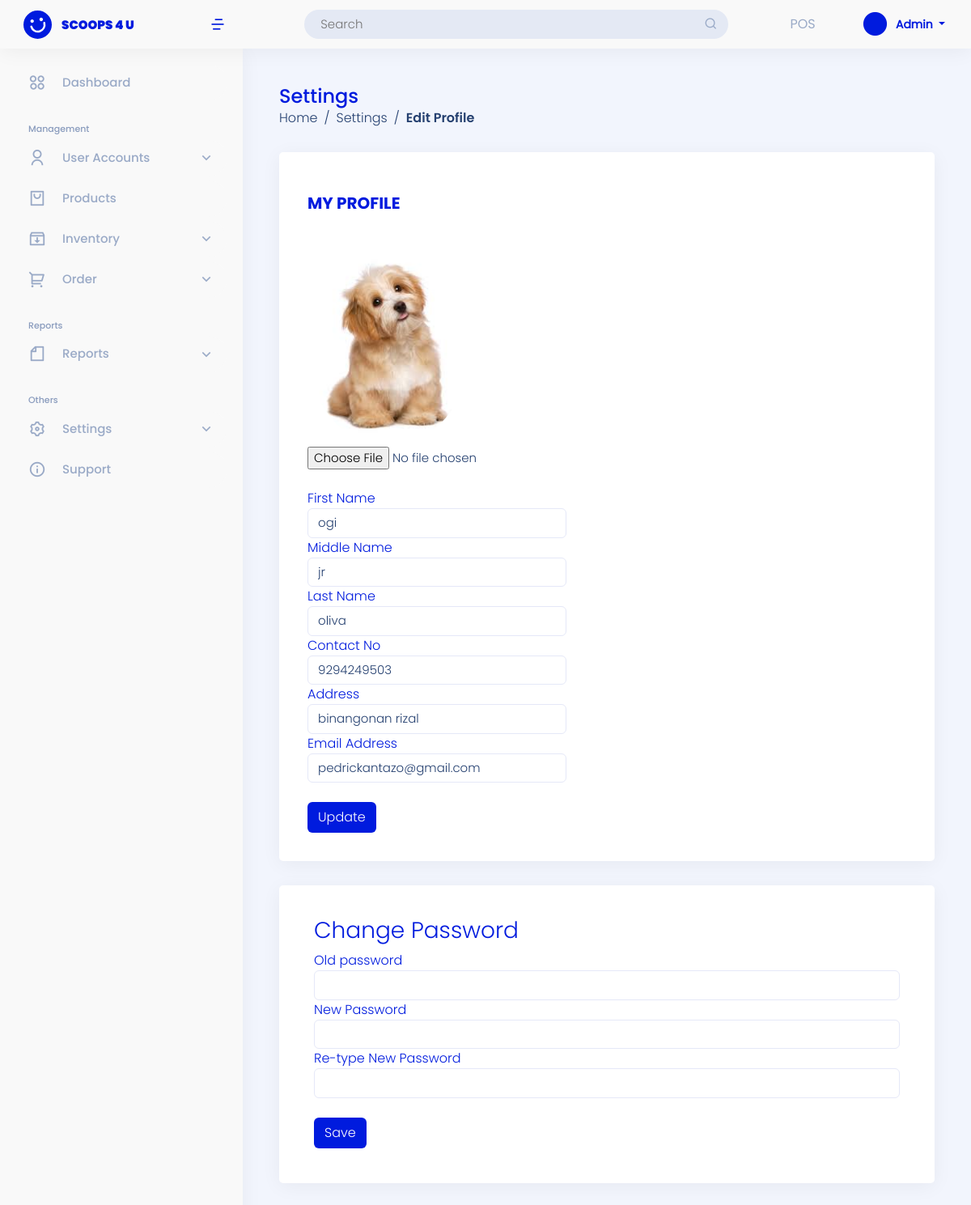
Before: /user-site/settings_profile/ (signed in) with the older database file.
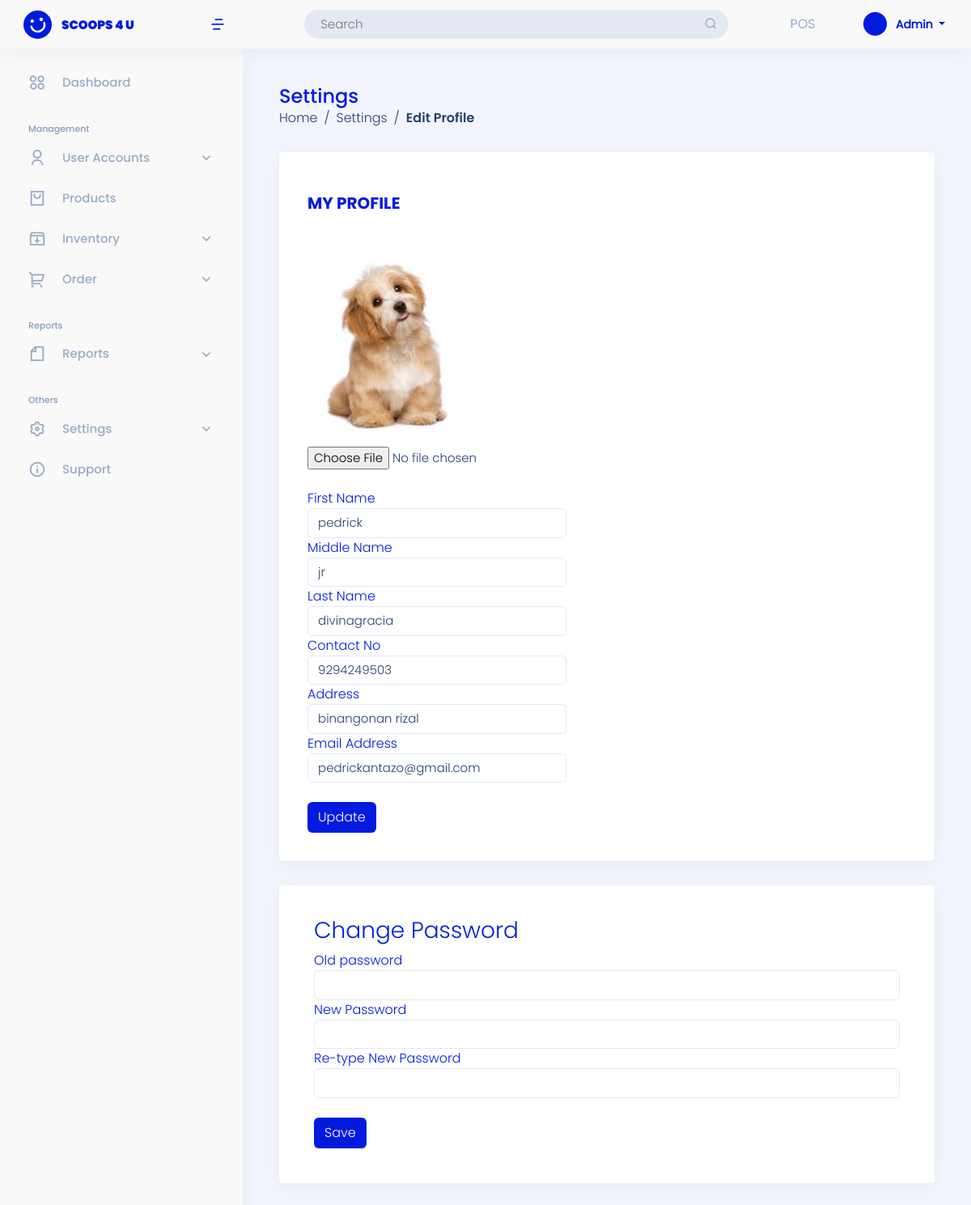
After: the same page with the newer database file.
### landing_page/models.py (models this page shows)
class User(AbstractUser):
    ROLE = ((" "," "),("admin","admin"),("staff","staff"),("reseller","reseller"),("rider","rider"))
    role = models.CharField(max_length=50, null=True, default=False, choices=ROLE)

### admin_site/models.py (models this page shows, shortened)
class Profile(models.Model):
    list_user = models.CharField(max_length=100, null=False, verbose_name="List User")
    profile_fname = models.CharField(max_length=250, null=False, verbose_name="First Name")
    profile_mname = models.CharField(max_length=250,  null=False, verbose_name="Middle Name")
    profile_lname = models.CharField(max_length=250, null=False, verbose_name="Last Name")
    profile_cnumber = models.BigIntegerField( null=False, verbose_name="Contact Number")
    profile_address = models.TextField(null=False, verbose_name="Address")
    profile_email = models.CharField( max_length=100, null=False, verbose_name="Email Address")
    profile_pic =models.ImageField( upload_to=image_path,null=True, verbose_name='Profile Pic')

### admin_site/views.py (the view)
# urls.py: path('settings_profile/', views.settings_profile, name='settings_profile'),
def settings_profile(request):
    list_profile = Profile.objects.filter(list_user = request.user)
    context={
        'list_profile':list_profile
    }
    return render(request,'admin_site/profile/settings_profile.html', context)

### templates/admin_site/profile/settings_profile.html (shortened to what this page needs)
{% extends 'admin_site/base.html' %}
{% block template %}
<main id="main" class="main mt-5">
    <div class="pagetitle">
        <h1>Settings</h1>
        <nav>
            <ol class="breadcrumb">
                <li class="breadcrumb-item"><a href="{% url 'admin_site:dashboard'%}">Home</a></li>
                <li class="breadcrumb-item">Settings</li>
                <li class="breadcrumb-item active">Edit Profile</li>
            </ol>
        </nav>
    </div>
    <section class="section ">
        <div class="row">
            <div class="col-lg-12">
                <div class="card">
                    <div class="card-body mt-3">
                        <div class="add-product mb-4">
                            <h5 class="card-title feature">My Profile</h5>
                        </div>
                        <div class="row">
                            <div class="col-lg-12">
                                {% if list_profile %}
                                {% for list in list_profile %}
                                <div class="input-group">
                                    <div class="input-group-append">
                                        <form action="{% url 'admin_site:update_profile' list.id %}" method="POST" enctype="multipart/form-data" >
                                        <img src="/media/{{ list.profile_pic}}" alt="Profile-pic" width="200" class="rounded-circle">
                                        <br>
                                        <input type="file"  name="profile_pic" >
                                        <br>
                                        <br>
                                        <label for="">First Name</label>
                                        <input type="text"  name="first" class="form-control" value="{{ list.profile_fname}}" required>
                                        <label for="">Middle Name</label>
                                        <input type="text"  name="middle" class="form-control" value="{{ list.profile_mname}}" required>
                                        <label for="">Last Name</label>
                                        <input type="text"  name="last" class="form-control" value="{{ list.profile_lname}}" required>
                                        <label for="">Contact No</label>
                                        <input type="number"  name="contact_no" class="form-control" value="{{ list.profile_cnumber}}" required>
                                        <label for="">Address</label>
                                        <input type="text"  name="address" class="form-control"value="{{ list.profile_address}}" required>
                                        <label for="">Email Address</label>
                                        <input type="text"  name="email" class="form-control" value="{{ list.profile_email}}" required>
                                        <br>
                                        <button type="submit"  class="btn btn-profile">Update</button>
                                        </form>
                                    </div>
                                    {% endfor %}
                                    {% endif %}
                                </div>
                            </div>
                            </div>
                        </div>
                    </div>
                </div>
            </div>
            <div class="col-lg-12">
                <div class="card">
                    <div class="card-body mt-3">
                        <div class="row">
                            <div class="col-lg-12">
                                <div class="p-2">
                                        <h3>Change Password</h3>
                                        <label for="">Old password</label>
                                        <input type="text"  name="contact" class="form-control" required>
                                        <label for="">New Password</label>
                                        <input type="text"  name="Address" class="form-control" required>
                                        <label for="">Re-type New Password</label>
                                        <input type="text"  name="Address" class="form-control" required>
                                        <br>
                                        <button type="submit"  class="btn btn-profile">Save</button>
                                </div>
                            </div>
                        </div>
                    </div>
                </div>
            </div>
        </div>
{% endblock template %}

### templates/admin_site/base.html (shortened to what this page needs)
{% load static %}
<!DOCTYPE html>
<html lang="en">
<head>
    <link href="https://cdn.jsdelivr.net/npm/bootstrap@5.0.2/dist/css/bootstrap.min.css" rel="stylesheet">
    <link href="{% static '/css/assets/bootstrap/css/bootstrap.min.css'%}" rel="stylesheet">
    <link href="{% static '/css/assets/simple-datatables/style.css'%}" rel="stylesheet">
    <link href="{% static '/css/assets/remixicon/remixicon.css'%}" rel="stylesheet">
    <link href="{% static '/css/sandi.css'%}" rel="stylesheet">
  </head>
<body>
{% if user.role == "admin"%}
<header id="header" class="header fixed-top d-flex align-items-center">
  <div class="d-flex align-items-center justify-content-between">
    <a href="{% url 'admin_site:dashboard'%}" class="logo d-flex align-items-center">
      <img src="{% static '/img/logo-header.svg'%}" alt="">
      <span class="d-none d-lg-block">SCOOPS 4 U</span>
    </a>
    <i class="ri-menu-4-line toggle-sidebar-btn ms-1 me-3" style="font-size: 20px; font-weight: 500; color:#001BDE;"></i>
  </div>
  <div class="search-bar mx-auto">
    <form class="search-form d-flex align-items-center" method="POST" action="#">
      <input type="text" name="query" placeholder="Search" title="Enter search keyword">
      <button type="submit" title="Search"><i class="ri-search-line"></i></button>
    </form>
  </div>
  <div class="POS POS-header">
      <a href="{%url 'admin_site:pos' %}">POS</a>
    </div>
  <nav class="header-nav ms-auto">
    <ul class="d-flex align-items-center">
      <li class="nav-item dropdown pe-3">
        <a class="nav-link nav-profile d-flex align-items-center me-3" href="#" data-bs-toggle="dropdown">
          <i alt="Profile" class="ri-checkbox-blank-circle-fill"></i>
          <span class="d-none d-md-block dropdown-toggle ps-2" style="text-transform: capitalize;">
            {{ user }}
          </span>
        </a>
      </li>
    </ul>
  </nav>
  </header>
<aside id="sidebar" class="sidebar">
  <ul class="sidebar-nav" id="sidebar-nav">
      <li class="nav-item">
          <a class="nav-link collapsed " href="{% url 'admin_site:dashboard'%}">
          <i class="ri-apps-2-line" style="font-size: 22px; font-weight: 100; margin-right: 20px"></i>
          <span>Dashboard</span>
          </a>
      </li>
      <li class="nav-heading pt-3">Management</li>
      <li class="nav-item">
          <a class="nav-link collapsed " data-bs-target="#users-nav" data-bs-toggle="collapse" href="#">
                <i class="ri-user-line" style="font-size: 22px; font-weight: 100; margin-right: 20px"></i><span>User Accounts</span><i class="ri-arrow-down-s-line ms-auto" style="font-size: 20px; font-weight: 100;" ></i>
          </a>
      </li>
      <li class="nav-item">
      <a class="nav-link collapsed " href="{%url 'admin_site:list_product' %}">
          <i class="ri-shopping-bag-2-line" style="font-size: 22px; font-weight: 100; margin-right: 20px"></i>
          <span>Products</span>
      </a>
      </li>
      <li class="nav-item">
      <a class="nav-link collapsed " data-bs-target="#inventory-nav" data-bs-toggle="collapse" href="#">
          <i class="ri-inbox-archive-line"style="font-size: 22px; font-weight: 100; margin-right: 20px"></i>
          <span>Inventory</span><i class="ri-arrow-down-s-line ms-auto" style="font-size: 20px; font-weight: 100;" ></i>
      </a>
      </li>
      <li class="nav-item">
      <a class="nav-link collapsed " data-bs-target="#sales-nav" data-bs-toggle="collapse" href="#">
          <i class="ri-shopping-cart-2-line" style="font-size: 22px; font-weight: 100; margin-right: 20px"></i><span>Order</span><i class="ri-arrow-down-s-line ms-auto" style="font-size: 20px; font-weight: 100;" ></i>
      </a>
      </li>
      <li class="nav-heading pt-3">Reports</li>
      <li class="mb-act nav-item">
          <a class="nav-link collapsed " data-bs-target="#reports-nav" data-bs-toggle="collapse" href="#">
                <i class="ri-file-line" style="font-size: 22px; font-weight: 100; margin-right: 20px"></i><span>Reports</span><i class="ri-arrow-down-s-line ms-auto" style="font-size: 20px; font-weight: 100;" ></i>
          </a>
      </li>
      <li class="nav-heading pt-3">Others</li>
      <li class="nav-item">
          <a class="nav-link collapsed " data-bs-target="#settings-nav" data-bs-toggle="collapse" href="#">
                <i class="ri-settings-3-line" style="font-size: 22px; font-weight: 100; margin-right: 20px"></i><span>Settings</span><i class="ri-arrow-down-s-line ms-auto" style="font-size: 20px; font-weight: 100;" ></i>
          </a>
      </li>
      <li class="nav-item">
          <a class="nav-link collapsed ">
                <i class="ri-information-line" style="font-size: 22px; font-weight: 100; margin-right: 20px"></i><span>Support</span>
          </a>
      </li>
  </ul>
</aside>
{% endif %}
<div class="">
  {% block template %}
  {% endblock template %}
</body>
</html>

Changed rows visible on the page:
changed Profile "jr": first "ogi" → "pedrick"; last "oliva" → "divinagracia"
